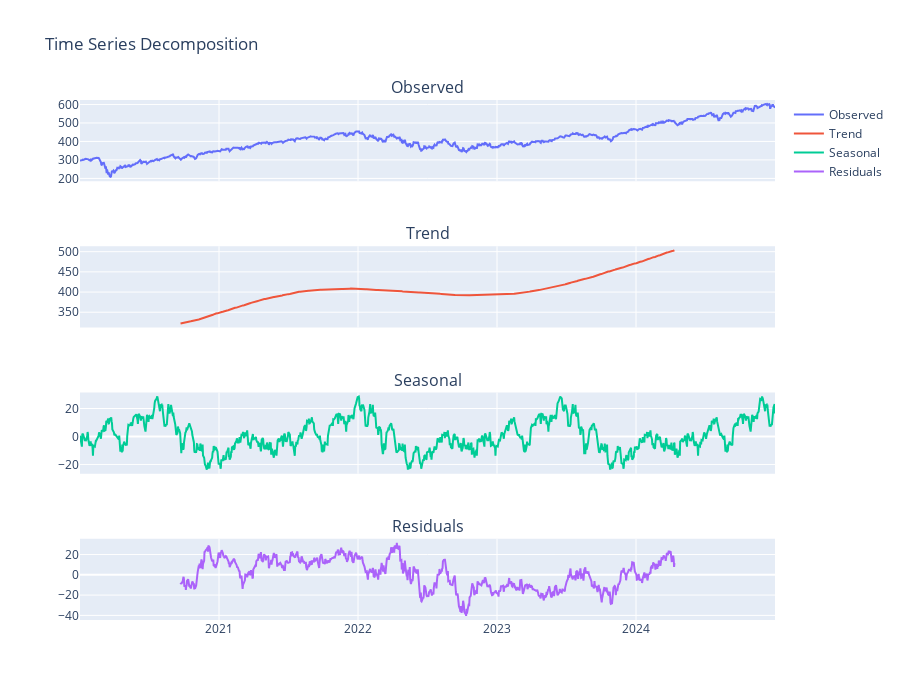

The notebook cell this image was saved under:
### Code cell
# --- Decompose the Time Series ---

# We'll use an additive model, which assumes that:
# Observed Value = Trend + Seasonality + Residual
# We'll look for a yearly seasonal pattern, so we set the period to 365 days.
decomposition = sm.tsa.seasonal_decompose(df['Close'], model='additive', period=365)

# --- Plot the Decomposition ---

# Create a figure with 4 stacked subplots
fig = make_subplots(
    rows=4, cols=1,
    shared_xaxes=True,
    subplot_titles=("Observed", "Trend", "Seasonal", "Residuals")
)

# Add each component to its own subplot
fig.add_trace(go.Scatter(x=df.index, y=decomposition.observed, mode='lines', name='Observed'), row=1, col=1)
fig.add_trace(go.Scatter(x=df.index, y=decomposition.trend, mode='lines', name='Trend'), row=2, col=1)
fig.add_trace(go.Scatter(x=df.index, y=decomposition.seasonal, mode='lines', name='Seasonal'), row=3, col=1)
fig.add_trace(go.Scatter(x=df.index, y=decomposition.resid, mode='lines', name='Residuals'), row=4, col=1)

# Update layout for a cleaner look
fig.update_layout(height=700, title_text="Time Series Decomposition")
fig.show()

### Figure 1 — Plotly figure (JSON) as saved in the notebook; plotly's stock layout.template omitted (floating-point values rounded to 4 significant figures; data arrays with more than 128 entries replaced by an {"elided": "..."} marker saying what was removed)
{"data": [{"mode": "lines", "name": "Observed", "type": "scatter", "x": {"elided": "1258 str values"}, "xaxis": "x", "y": {"elided": "1258 float values"}, "yaxis": "y"}, {"mode": "lines", "name": "Trend", "type": "scatter", "x": {"elided": "1258 str values"}, "xaxis": "x2", "y": {"elided": "1258 float values"}, "yaxis": "y2"}, {"mode": "lines", "name": "Seasonal", "type": "scatter", "x": {"elided": "1258 str values"}, "xaxis": "x3", "y": {"elided": "1258 float values"}, "yaxis": "y3"}, {"mode": "lines", "name": "Residuals", "type": "scatter", "x": {"elided": "1258 str values"}, "xaxis": "x4", "y": {"elided": "1258 float values"}, "yaxis": "y4"}], "layout": {"annotations": [{"font": {"size": 16}, "showarrow": false, "text": "Observed", "x": 0.5, "xanchor": "center", "xref": "paper", "y": 1, "yanchor": "bottom", "yref": "paper"}, {"font": {"size": 16}, "showarrow": false, "text": "Trend", "x": 0.5, "xanchor": "center", "xref": "paper", "y": 0.7188, "yanchor": "bottom", "yref": "paper"}, {"font": {"size": 16}, "showarrow": false, "text": "Seasonal", "x": 0.5, "xanchor": "center", "xref": "paper", "y": 0.4375, "yanchor": "bottom", "yref": "paper"}, {"font": {"size": 16}, "showarrow": false, "text": "Residuals", "x": 0.5, "xanchor": "center", "xref": "paper", "y": 0.1562, "yanchor": "bottom", "yref": "paper"}], "height": 700, "title": {"text": "Time Series Decomposition"}, "xaxis": {"anchor": "y", "domain": [0, 1], "matches": "x4", "showticklabels": false}, "xaxis2": {"anchor": "y2", "domain": [0, 1], "matches": "x4", "showticklabels": false}, "xaxis3": {"anchor": "y3", "domain": [0, 1], "matches": "x4", "showticklabels": false}, "xaxis4": {"anchor": "y4", "domain": [0, 1]}, "yaxis": {"anchor": "x", "domain": [0.8438, 1]}, "yaxis2": {"anchor": "x2", "domain": [0.5625, 0.7188]}, "yaxis3": {"anchor": "x3", "domain": [0.2812, 0.4375]}, "yaxis4": {"anchor": "x4", "domain": [0, 0.1562]}}}
